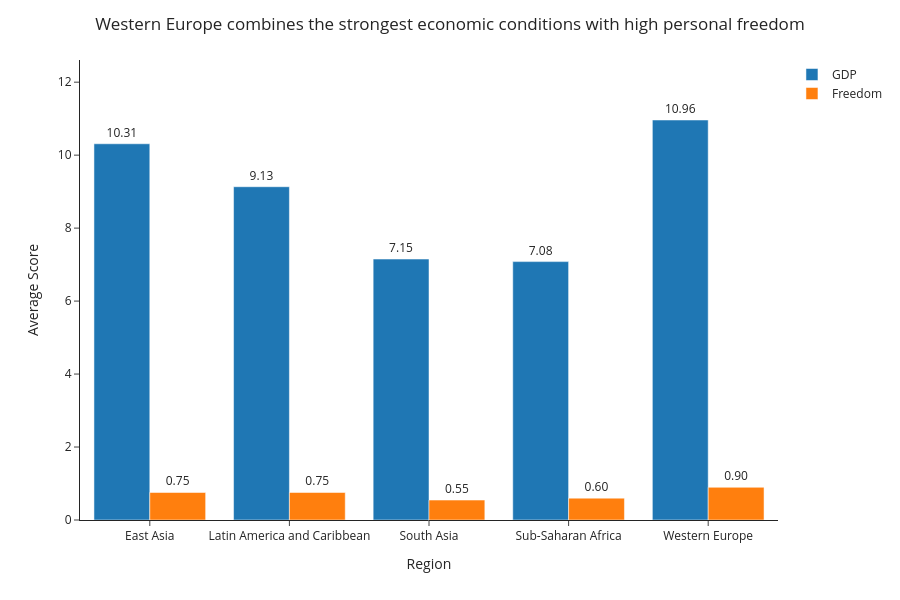

The notebook cell this image was saved under:
### Markdown cell above
---
## Done? Stretch Goal

If you finish both tasks with time to spare, try this:

**Task 3 (stretch):** Build a **grouped bar chart** comparing 2 sub-factors (e.g. `GDP_per_capita` and `Freedom`) across the 5 most populated regions. Use colour meaningfully and write an insight title.

Regions to include: `'Western Europe'`, `'Latin America'`, `'East Asia'`, `'Sub-Saharan Africa'`, `'South Asia'`

### Code cell
# Stretch goal — grouped bar chart
# YOUR CODE HERE
import pandas as pd
import plotly.express as px

# Regions specified in the exercise
regions = [
    'Western Europe',
    'Latin America and Caribbean',
    'East Asia',
    'Sub-Saharan Africa',
    'South Asia'
]

# Average GDP and Freedom by region
region_factors = (
    df[df['Region'].isin(regions)]
    .groupby('Region')[['GDP', 'Freedom']]
    .mean()
    .reset_index()
)

# Convert to long format for grouped bars
plot_df = region_factors.melt(
    id_vars='Region',
    value_vars=['GDP', 'Freedom'],
    var_name='Factor',
    value_name='Score'
)

fig = px.bar(
    plot_df,
    x='Region',
    y='Score',
    color='Factor',
    barmode='group',
    text='Score',
    color_discrete_map={
        'GDP': '#1f77b4',      # blue
        'Freedom': '#ff7f0e'   # orange
    }
)

fig.update_traces(
    texttemplate='%{text:.2f}',
    textposition='outside'
)

fig.update_layout(
    title={
        'text': 'Western Europe combines the strongest economic conditions with high personal freedom',
        'x': 0.5
    },
    xaxis_title='Region',
    yaxis_title='Average Score',
    template='simple_white',
    legend_title='',
    height=600
)

# Zero baseline (required for bar charts)
fig.update_yaxes(range=[0, plot_df['Score'].max() * 1.15])

fig.show()

### Figure 1 — Plotly figure (JSON) as saved in the notebook; plotly's stock layout.template omitted (floating-point values rounded to 4 significant figures)
{"data": [{"alignmentgroup": "True", "hovertemplate": "Factor=GDP<br>Region=%{x}<br>Score=%{text}<extra></extra>", "legendgroup": "GDP", "marker": {"color": "#1f77b4", "pattern": {"shape": ""}}, "name": "GDP", "offsetgroup": "GDP", "orientation": "v", "showlegend": true, "text": [10.31, 9.135, 7.152, 7.082, 10.96], "textposition": "outside", "texttemplate": "%{text:.2f}", "type": "bar", "x": ["East Asia", "Latin America and Caribbean", "South Asia", "Sub-Saharan Africa", "Western Europe"], "xaxis": "x", "y": [10.31, 9.135, 7.152, 7.082, 10.96], "yaxis": "y"}, {"alignmentgroup": "True", "hovertemplate": "Factor=Freedom<br>Region=%{x}<br>Score=%{text}<extra></extra>", "legendgroup": "Freedom", "marker": {"color": "#ff7f0e", "pattern": {"shape": ""}}, "name": "Freedom", "offsetgroup": "Freedom", "orientation": "v", "showlegend": true, "text": [0.754, 0.7542, 0.5463, 0.5994, 0.8961], "textposition": "outside", "texttemplate": "%{text:.2f}", "type": "bar", "x": ["East Asia", "Latin America and Caribbean", "South Asia", "Sub-Saharan Africa", "Western Europe"], "xaxis": "x", "y": [0.754, 0.7542, 0.5463, 0.5994, 0.8961], "yaxis": "y"}], "layout": {"barmode": "group", "height": 600, "legend": {"title": {"text": ""}, "tracegroupgap": 0}, "margin": {"t": 60}, "title": {"text": "Western Europe combines the strongest economic conditions with high personal freedom", "x": 0.5}, "xaxis": {"anchor": "y", "domain": [0, 1], "title": {"text": "Region"}}, "yaxis": {"anchor": "x", "domain": [0, 1], "range": [0, 12.61], "title": {"text": "Average Score"}}}}
